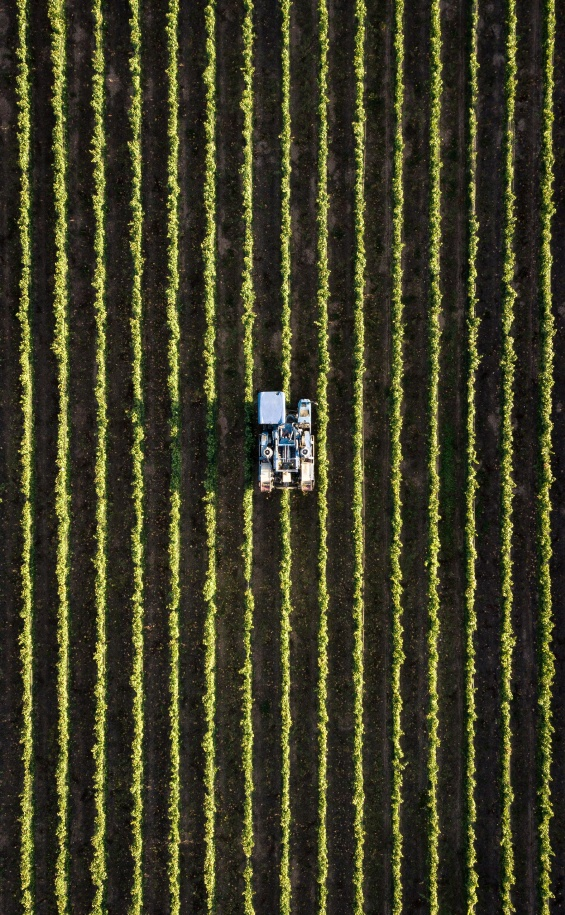
#> input picture assets/about_aerial.jpg, 565 x 915 px
$ python -i image_quality.py   (imports and definitions only)
#> lines starting #> are read from the running program, lines starting #| are printed output that depends on the picture; after the words box and inside, x2 and y2 are one past the last pixel; in counts of white or black regions, pixels touching at a corner belong together
#> further down, picture is the input picture: PIL image 565x915 RGB; mean R, G, B 62.3, 61.2, 36.5
from __future__ import annotations

from dataclasses import dataclass

import cv2
import numpy as np
from PIL import Image

from .config import MIN_IMAGE_DIMENSION


@dataclass(frozen=True)
class ImageQualityAssessment:
    width: int
    height: int
    brightness: float
    blur_score: float
    glare_fraction: float
    green_pixel_fraction: float
    leaf_coverage_fraction: float
    leaf_contour_count: int
    leaf_mask: np.ndarray
    acceptable: bool
    feedback: tuple[str, ...]


def segment_leaf_like_regions(image: Image.Image) -> tuple[np.ndarray, float, int, tuple[int, int, int, int] | None]:
    rgb = image.convert("RGB")
    width, height = rgb.size
#> width = 565; height = 915
    scale = min(1.0, 512 / max(width, height))
#> scale = 0.56
    resized = rgb.resize(
        (max(1, round(width * scale)), max(1, round(height * scale))),
        Image.Resampling.BILINEAR,
    )
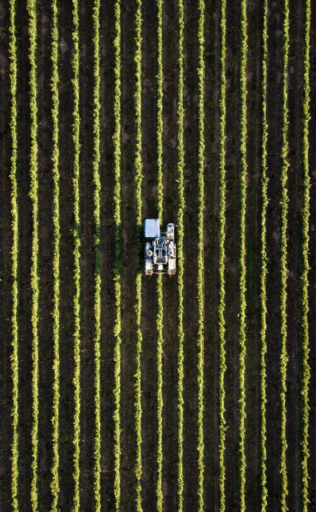
#> resized: PIL image 316x512 RGB; mean R, G, B 62.3, 61.3, 36.5
    hsv = cv2.cvtColor(np.asarray(resized), cv2.COLOR_RGB2HSV)
#> hsv: shape (512, 316, 3); mean H, S, V 29.9, 95.5, 64.2
    mask = cv2.inRange(hsv, np.array([20, 35, 25]), np.array([100, 255, 255]))
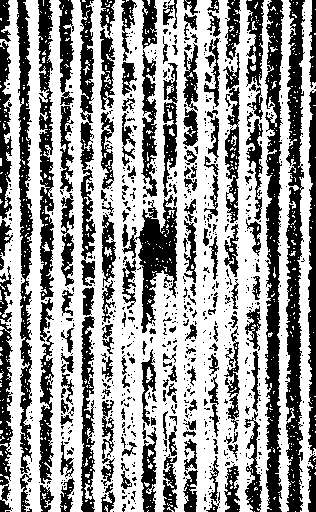
#> mask: shape (512, 316); 60.8% white; 807 black regions (641 under 20 px), largest, box (x1, y1, x2, y2) and area: (285, 0, 305, 512) 5854, (265, 0, 284, 512) 5708, (16, 0, 33, 474) 3805
    kernel = np.ones((5, 5), dtype=np.uint8)
    mask = cv2.morphologyEx(mask, cv2.MORPH_OPEN, kernel)
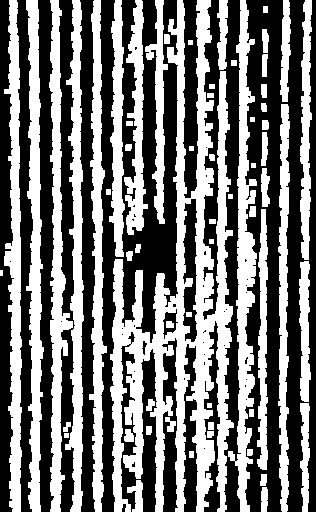
#> mask: shape (512, 316); 46.2% white; 61 white regions (1 under 20 px), largest, box (x1, y1, x2, y2) and area: (110, 0, 234, 512) 23476, (228, 0, 257, 512) 5811, (26, 0, 44, 512) 5233
    mask = cv2.morphologyEx(mask, cv2.MORPH_CLOSE, kernel)
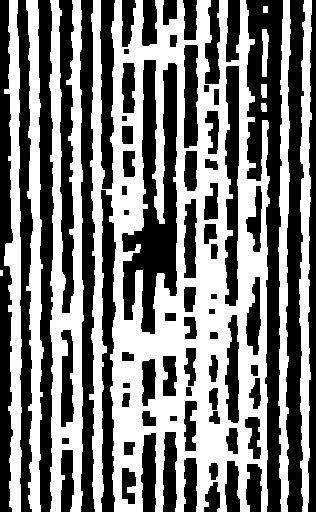
#> mask: shape (512, 316); 49.5% white; 11 white regions (1 under 20 px)
    contours, _hierarchy = cv2.findContours(mask, cv2.RETR_EXTERNAL, cv2.CHAIN_APPROX_SIMPLE)
#> contours = 11 contours, 1 with area under 20; largest, box (x1, y1, x2, y2) and area: (89, 0, 270, 512) 71152, (49, 0, 84, 512) 10490, (26, 0, 44, 512) 4762, (4, 0, 22, 512) 4722, (299, 0, 312, 512) 3680
    min_area = max(16, int(mask.shape[0] * mask.shape[1] * 0.002))
#> min_area = 323
    significant = [contour for contour in contours if cv2.contourArea(contour) >= min_area]
#> significant = 6 contours; box (x1, y1, x2, y2) and area: (89, 0, 270, 512) 71152, (49, 0, 84, 512) 10490, (26, 0, 44, 512) 4762, (4, 0, 22, 512) 4722, (299, 0, 312, 512) 3680, (278, 0, 291, 512) 3584
    output_mask = np.zeros(mask.shape, dtype=np.uint8)
    bounding_box = None
    if significant:
        cv2.drawContours(output_mask, significant, -1, 255, thickness=cv2.FILLED)
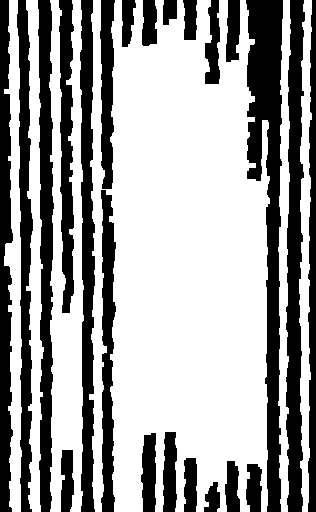
#> output_mask: shape (512, 316); 63.9% white; 23 black regions, largest, box (x1, y1, x2, y2) and area: (246, 0, 283, 512) 9585, (286, 0, 305, 512) 6787, (38, 0, 54, 512) 5824
        largest = max(significant, key=cv2.contourArea)
#> largest = contour of 903 points, box (x1, y1, x2, y2) (89, 0, 270, 512), area 71152
        x, y, box_width, box_height = cv2.boundingRect(largest)
#> x = 89; y = 0; box_width = 181; box_height = 512
        inv_scale = 1 / scale
#> inv_scale = 1.79
        x1 = max(0, int(x * inv_scale))
#> x1 = 159
        y1 = max(0, int(y * inv_scale))
#> y1 = 0
        x2 = min(width, int((x + box_width) * inv_scale))
#> x2 = 482
        y2 = min(height, int((y + box_height) * inv_scale))
#> y2 = 915
        bounding_box = (x1, y1, x2, y2)
#> bounding_box = (159, 0, 482, 915)
    output_mask = cv2.resize(output_mask, (width, height), interpolation=cv2.INTER_NEAREST)
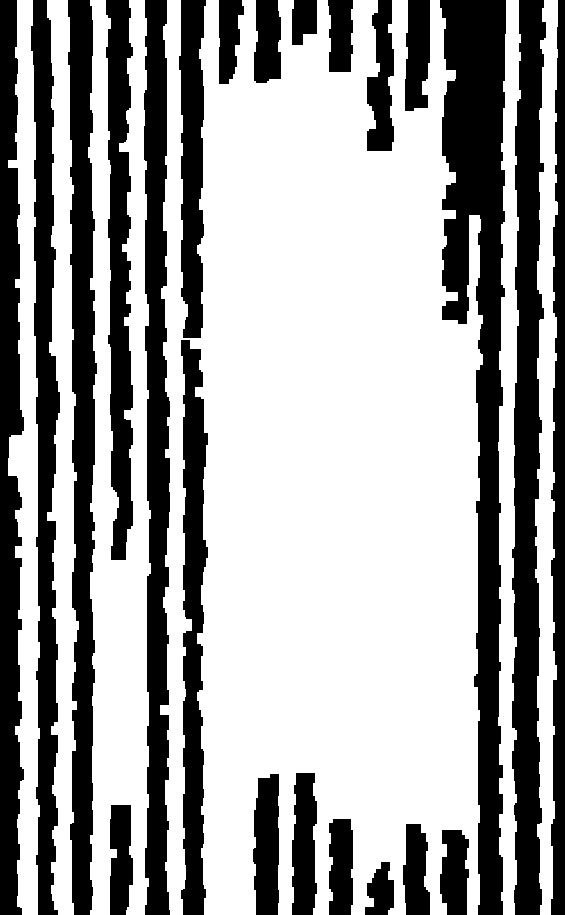
#> output_mask: shape (915, 565); 63.9% white; 23 black regions, largest, box (x1, y1, x2, y2) and area: (440, 0, 506, 915) 30473, (512, 0, 546, 915) 21747, (68, 0, 97, 915) 18509
    coverage = float(np.count_nonzero(output_mask) / output_mask.size)
#> coverage = 0.639
    return output_mask > 0, coverage, len(significant), bounding_box


def crop_largest_leaf_like_region(image: Image.Image) -> Image.Image | None:
    _mask, coverage, _contour_count, bounding_box = segment_leaf_like_regions(image)
#> coverage = 0.639; bounding_box = (159, 0, 482, 915)
    if bounding_box is None or coverage <= 0:
        return None
    x1, y1, x2, y2 = bounding_box
#> x1 = 159; y1 = 0; x2 = 482; y2 = 915
    padding_x = max(1, int((x2 - x1) * 0.08))
#> padding_x = 25
    padding_y = max(1, int((y2 - y1) * 0.08))
#> padding_y = 73
    left = max(0, x1 - padding_x)
#> left = 134
    top = max(0, y1 - padding_y)
#> top = 0
    right = min(image.width, x2 + padding_x)
#> right = 507
    bottom = min(image.height, y2 + padding_y)
#> bottom = 915
    return image.convert("RGB").crop((left, top, right, bottom))
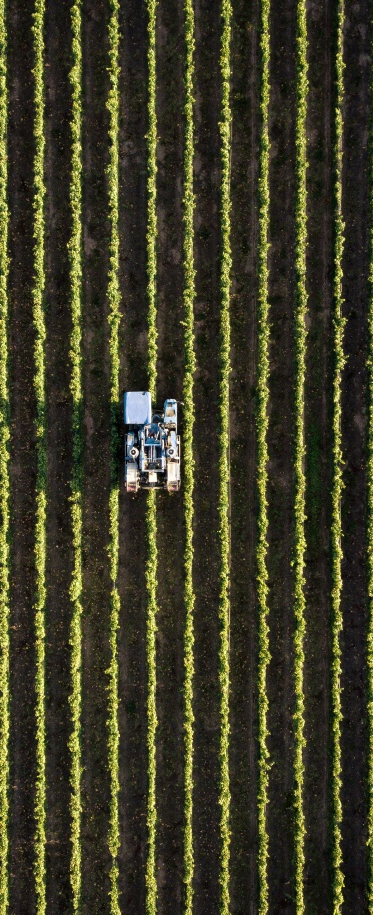
#> returned value: PIL image 373x915 RGB; mean R, G, B 63.5, 62.6, 37.7


# [90 lines left out: function assess_image_quality, not called in this run]

>>> from PIL import Image
>>> picture = Image.open('../../assets/about_aerial.jpg')
>>> result = crop_largest_leaf_like_region(picture)

$ run again, on assets/about_farmer.jpg
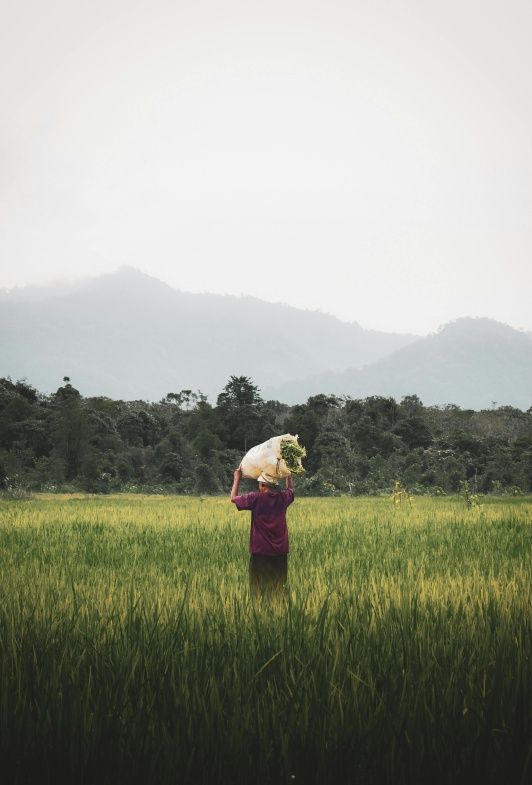
#> input picture assets/about_farmer.jpg, 532 x 785 px
#> picture is the input picture: PIL image 532x785 RGB; mean R, G, B 152.7, 154.8, 141.2
#> hsv: shape (512, 347, 3); mean H, S, V 35.7, 40.5, 155.9
#> in segment_leaf_like_regions, `mask = cv2.morphologyEx(mask, cv2.MORPH_CLOSE, kernel)`:
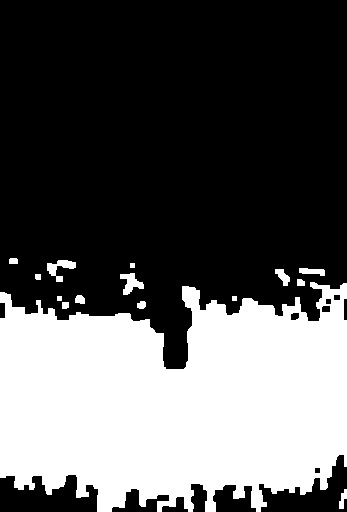
#> mask: shape (512, 347); 35.7% white; 15 white regions
#> contours = 15 contours, 3 with area under 20; largest, box (x1, y1, x2, y2) and area: (0, 282, 347, 512) 61234, (120, 273, 144, 295) 230, (47, 260, 76, 282) 226, (275, 269, 290, 286) 115, (299, 268, 325, 276) 114
#> significant = 1 contour; box (x1, y1, x2, y2) and area: (0, 282, 347, 512) 61234
#> largest = contour of 469 points, box (x1, y1, x2, y2) (0, 282, 347, 512), area 61234
#> x = 0; y = 282; box_width = 347; box_height = 230
#> in segment_leaf_like_regions, `x1 = max(0, int(x * inv_scale))`: x1 = 0
#> in segment_leaf_like_regions, `y1 = max(0, int(y * inv_scale))`: y1 = 432
#> in segment_leaf_like_regions, `x2 = min(width, int((x + box_width) * inv_scale))`: x2 = 532
#> in segment_leaf_like_regions, `y2 = min(height, int((y + box_height) * inv_scale))`: y2 = 785
#> in segment_leaf_like_regions, `bounding_box = (x1, y1, x2, y2)`: bounding_box = (0, 432, 532, 785)
#> in segment_leaf_like_regions, `coverage = float(np.count_nonzero(output_mask) / output_mask.size)`: coverage = 0.35
#> _mask: shape (785, 532) bool; 35% white; 1 white region, box (x1, y1, x2, y2) and area: (0, 433, 532, 785) 146166
#> in crop_largest_leaf_like_region, `_mask, coverage, _contour_count, bounding_box = segment_leaf_like_regi..`: bounding_box = (0, 432, 532, 785)
#> in crop_largest_leaf_like_region, `x1, y1, x2, y2 = bounding_box`: x1 = 0; y1 = 432; x2 = 532; y2 = 785
#> padding_x = 42
#> padding_y = 28
#> left = 0
#> top = 404
#> right = 532
#> bottom = 785
#> in crop_largest_leaf_like_region, `return image.convert("RGB").crop((left, top, right, bottom))`:
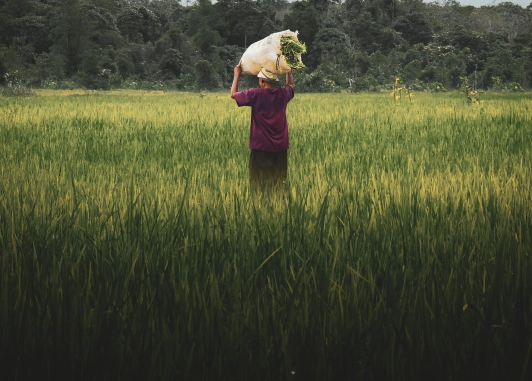
#> returned value: PIL image 532x381 RGB; mean R, G, B 73.8, 77.5, 50.5

$ run again, on assets/about_orchard.jpg
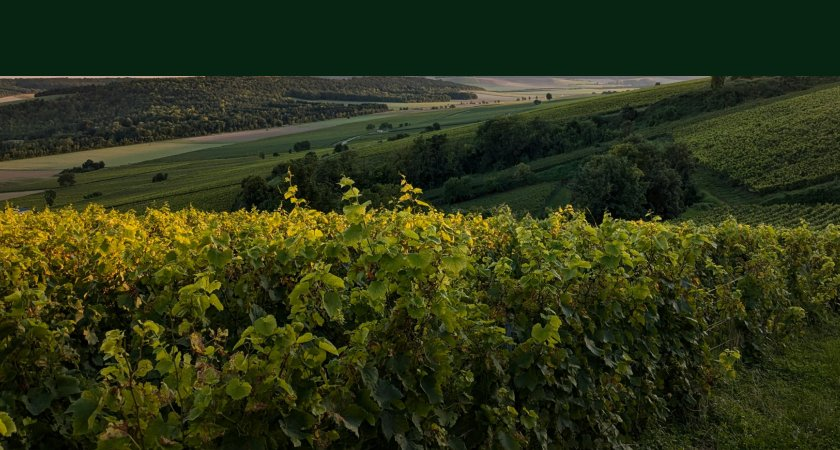
#> input picture assets/about_orchard.jpg, 840 x 450 px
#> picture is the input picture: PIL image 840x450 RGB; mean R, G, B 45.5, 52.9, 22.9
#> hsv: shape (274, 512, 3); mean H, S, V 43.9, 159.3, 54.5
#> in segment_leaf_like_regions, `mask = cv2.morphologyEx(mask, cv2.MORPH_CLOSE, kernel)`:
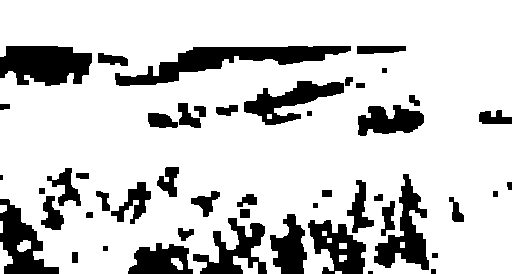
#> mask: shape (274, 512); 80.8% white; 49 black regions (2 under 20 px)
#> contours = 12 contours, 3 with area under 20; largest, box (x1, y1, x2, y2) and area: (0, 0, 512, 274) 126256, (233, 256, 258, 274) 214, (0, 242, 13, 274) 177, (17, 240, 31, 252) 104, (171, 258, 183, 270) 76
#> significant = 1 contour; box (x1, y1, x2, y2) and area: (0, 0, 512, 274) 126256
#> largest = contour of 469 points, box (x1, y1, x2, y2) (0, 0, 512, 274), area 126256
#> x = 0; box_width = 512; box_height = 274
#> in segment_leaf_like_regions, `x1 = max(0, int(x * inv_scale))`: x1 = 0
#> in segment_leaf_like_regions, `x2 = min(width, int((x + box_width) * inv_scale))`: x2 = 839
#> in segment_leaf_like_regions, `y2 = min(height, int((y + box_height) * inv_scale))`: y2 = 449
#> in segment_leaf_like_regions, `bounding_box = (x1, y1, x2, y2)`: bounding_box = (0, 0, 839, 449)
#> in segment_leaf_like_regions, `output_mask = cv2.resize(output_mask, (width, height), interpolation=c..`:
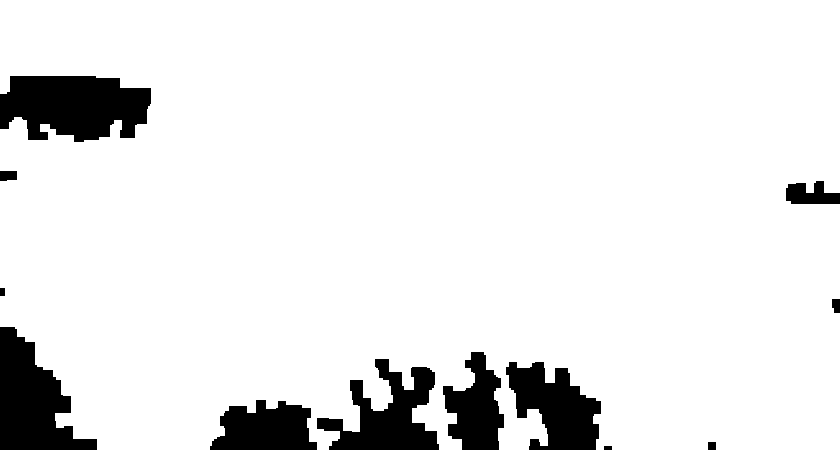
#> output_mask: shape (450, 840); 91% white; 12 black regions, largest, box (x1, y1, x2, y2) and area: (0, 76, 151, 142) 7759, (0, 327, 97, 450) 6743, (317, 359, 439, 450) 5484
#> in segment_leaf_like_regions, `coverage = float(np.count_nonzero(output_mask) / output_mask.size)`: coverage = 0.91
#> in crop_largest_leaf_like_region, `_mask, coverage, _contour_count, bounding_box = segment_leaf_like_regi..`: bounding_box = (0, 0, 839, 449)
#> in crop_largest_leaf_like_region, `x1, y1, x2, y2 = bounding_box`: x1 = 0; x2 = 839; y2 = 449
#> padding_x = 67
#> padding_y = 35
#> left = 0
#> right = 840
#> bottom = 450
